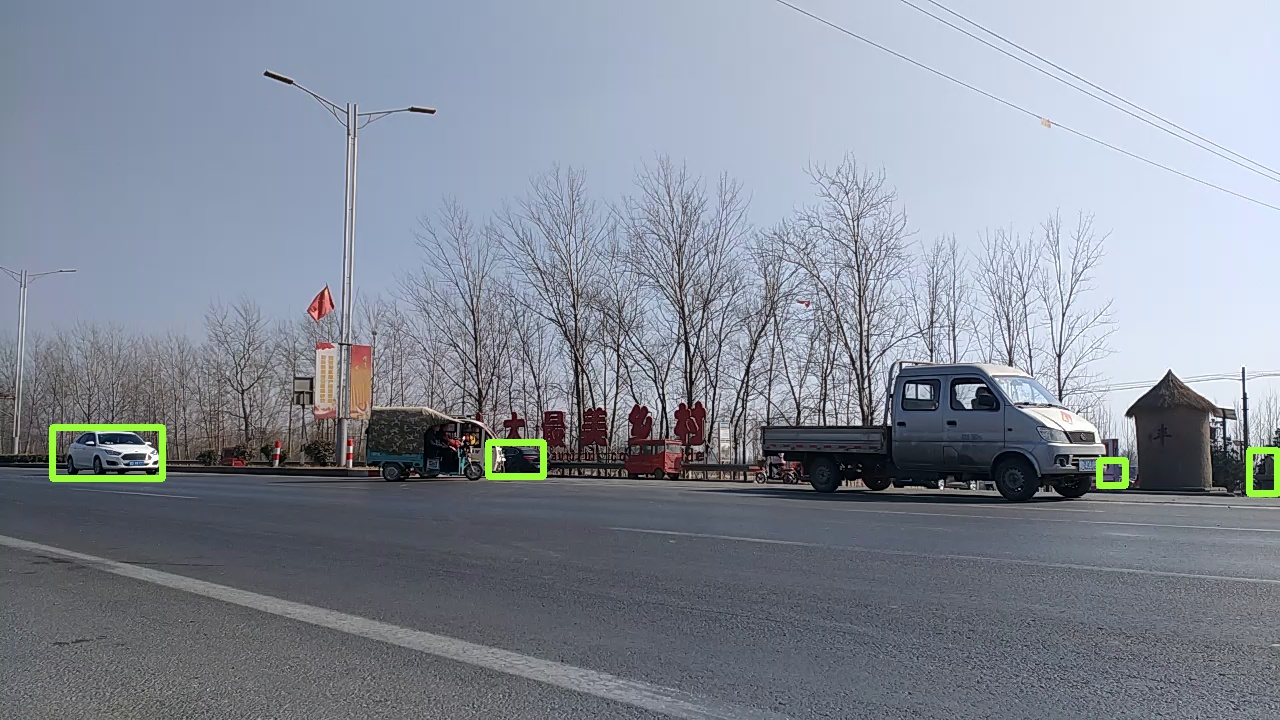
#> input picture image/0.jpg, 1280 x 720 px
$ python -i finemapping.py   (imports and definitions only)   (older library calls are emulated)
#> lines starting #> are read from the running program, lines starting #| are printed output that depends on the picture; after the words box and inside, x2 and y2 are one past the last pixel; in counts of white or black regions, pixels touching at a corner belong together
#> further down, picture is the input picture: shape (720, 1280, 3); mean B, G, R 151.6, 139.2, 132.1
### hyperlpr_py3/deskew.py
#coding=utf-8
import numpy as np
import cv2
import time
from matplotlib import pyplot as plt
import math

from scipy.ndimage import filters
#
# def strokeFiter():
#     pass;

def angle(x,y):
    return int(math.atan2(float(y),float(x))*180.0/3.1415)


def v_rot(img, angel, shape, max_angel):
    size_o = [shape[1],shape[0]]
    size = (shape[1]+ int(shape[0]*np.cos((float(max_angel )/180) * 3.14)),shape[0])
    interval = abs( int( np.sin((float(angel) /180) * 3.14)* shape[0]))
    pts1 = np.float32([[0,0],[0,size_o[1]],[size_o[0],0],[size_o[0],size_o[1]]])
    if(angel>0):
        pts2 = np.float32([[interval,0],[0,size[1]  ],[size[0],0  ],[size[0]-interval,size_o[1]]])
    else:
        pts2 = np.float32([[0,0],[interval,size[1]  ],[size[0]-interval,0  ],[size[0],size_o[1]]])

    M  = cv2.getPerspectiveTransform(pts1,pts2)
    dst = cv2.warpPerspective(img,M,size)
    return dst,M


def skew_detection(image_gray):
    h, w = image_gray.shape[:2]
    eigen = cv2.cornerEigenValsAndVecs(image_gray,12, 5)
    angle_sur = np.zeros(180,np.uint)
    eigen = eigen.reshape(h, w, 3, 2)
    flow = eigen[:,:,2]
    vis = image_gray.copy()
    vis[:] = (192 + np.uint32(vis)) / 2
    d = 12
    points =  np.dstack( np.mgrid[d/2:w:d, d/2:h:d] ).reshape(-1, 2)
    for x, y in points:
        vx, vy = np.int32(flow[int(y), int(x)]*d)
        # cv2.line(rgb, (x-vx, y-vy), (x+vx, y+vy), (0, 355, 0), 1, cv2.LINE_AA)
        ang = angle(vx,vy)
        angle_sur[(ang+180)%180] +=1

    # torr_bin = 30
    angle_sur = angle_sur.astype(np.float)
    angle_sur = (angle_sur-angle_sur.min())/(angle_sur.max()-angle_sur.min())
    angle_sur = filters.gaussian_filter1d(angle_sur,5)
    skew_v_val =  angle_sur[20:180-20].max()
    skew_v = angle_sur[30:180-30].argmax() + 30
    skew_h_A = angle_sur[0:30].max()
    skew_h_B = angle_sur[150:180].max()
    skew_h = 0
    if (skew_h_A > skew_v_val*0.3 or skew_h_B > skew_v_val*0.3):
        if skew_h_A>=skew_h_B:
            skew_h = angle_sur[0:20].argmax()
        else:
            skew_h = - angle_sur[160:180].argmax()
    return skew_h,skew_v


def fastDeskew(image):
    image_gray = cv2.cvtColor(image,cv2.COLOR_BGR2GRAY)
    skew_h,skew_v = skew_detection(image_gray)
    print("校正角度 h ",skew_h,"v",skew_v)
    deskew,M = v_rot(image,int((90-skew_v)*1.5),image.shape,60)
    return deskew,M


# [13 lines that do not run on import are left out]

### hyperlpr_py3/finemapping.py
#coding=utf-8
import cv2
import numpy as np
from . import deskew

def fitLine_ransac(pts,zero_add = 0 ):
    if len(pts)>=2:
        [vx, vy, x, y] = cv2.fitLine(pts, cv2.DIST_HUBER, 0, 0.01, 0.01)
        lefty = int((-x * vy / vx) + y)
        righty = int(((136- x) * vy / vx) + y)
        return lefty+30+zero_add,righty+30+zero_add
    return 0,0


#精定位算法
def findContoursAndDrawBoundingBox(image_rgb):


    line_upper  = [];
    line_lower = [];

    line_experiment = []
    grouped_rects = []
    gray_image = cv2.cvtColor(image_rgb,cv2.COLOR_BGR2GRAY)
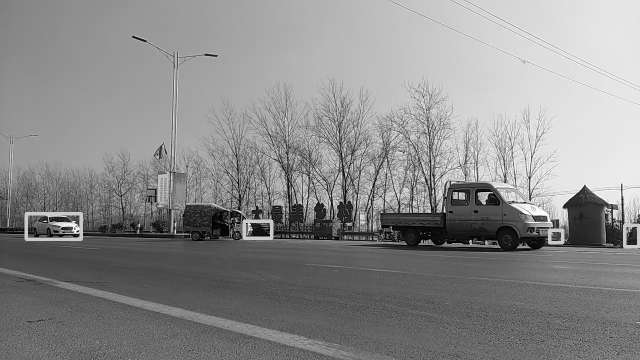
#> gray_image: shape (720, 1280) (shown at 1/2 size); min 0, max 255, mean 138.5

    # for k in np.linspace(-1.5, -0.2,10):
    for k in np.linspace(-50, 0, 15):

        # thresh_niblack = threshold_niblack(gray_image, window_size=21, k=k)
        # binary_niblack = gray_image > thresh_niblack
        # binary_niblack = binary_niblack.astype(np.uint8) * 255

        binary_niblack = cv2.adaptiveThreshold(gray_image,255,cv2.ADAPTIVE_THRESH_MEAN_C,cv2.THRESH_BINARY,17,k)
        # cv2.imshow("image1",binary_niblack)
        # cv2.waitKey(0)
        imagex, contours, hierarchy = cv2.findContours(binary_niblack.copy(),cv2.RETR_EXTERNAL,cv2.CHAIN_APPROX_SIMPLE)
        for contour in contours:
            bdbox = cv2.boundingRect(contour)
            if (bdbox[3]/float(bdbox[2])>0.7 and bdbox[3]*bdbox[2]>100 and bdbox[3]*bdbox[2]<1200) or (bdbox[3]/float(bdbox[2])>3 and bdbox[3]*bdbox[2]<100):
                # cv2.rectangle(rgb,(bdbox[0],bdbox[1]),(bdbox[0]+bdbox[2],bdbox[1]+bdbox[3]),(255,0,0),1)
                line_upper.append([bdbox[0],bdbox[1]])
                line_lower.append([bdbox[0]+bdbox[2],bdbox[1]+bdbox[3]])

                line_experiment.append([bdbox[0],bdbox[1]])
                line_experiment.append([bdbox[0]+bdbox[2],bdbox[1]+bdbox[3]])
#> this loop made 15 passes
#> pass 1, in findContoursAndDrawBoundingBox, `binary_niblack = cv2.adaptiveThreshold(gray_image,255,cv2.ADAPTIVE_THR..`:
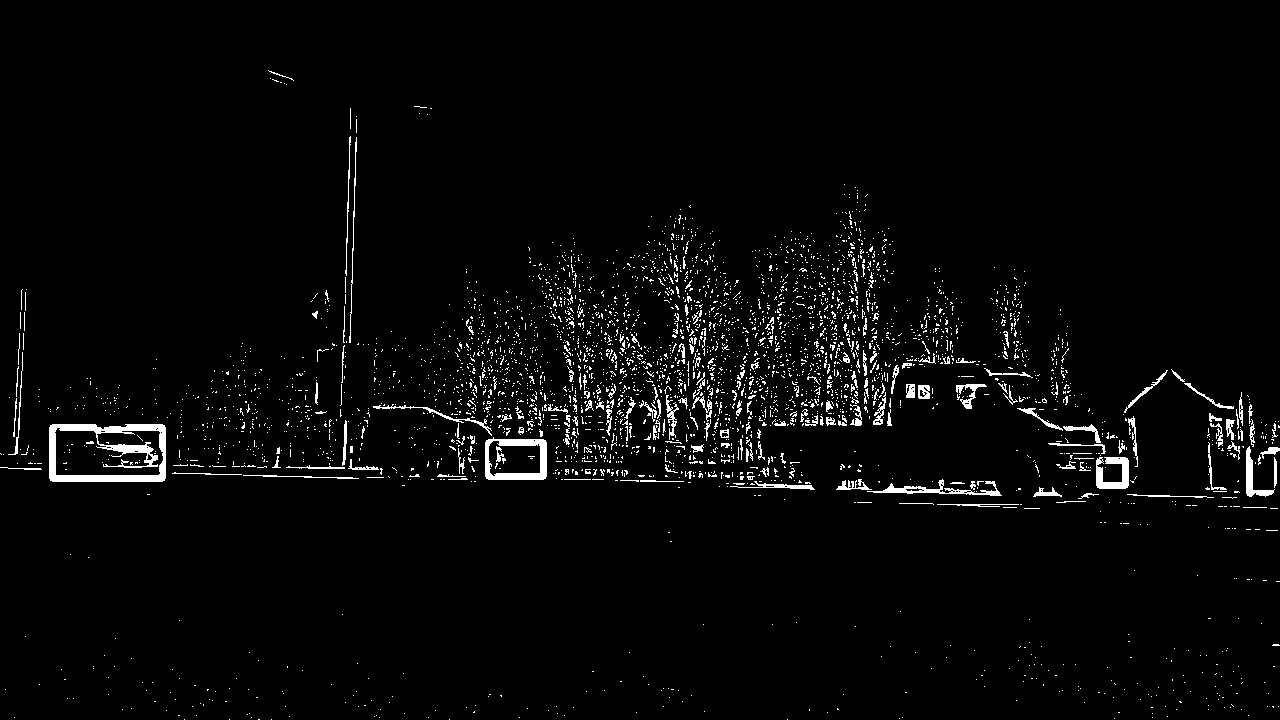
#> binary_niblack: shape (720, 1280); 2.9% white in thin lines or dots
#> pass 3, in findContoursAndDrawBoundingBox, `binary_niblack = cv2.adaptiveThreshold(gray_image,255,cv2.ADAPTIVE_THR..`:
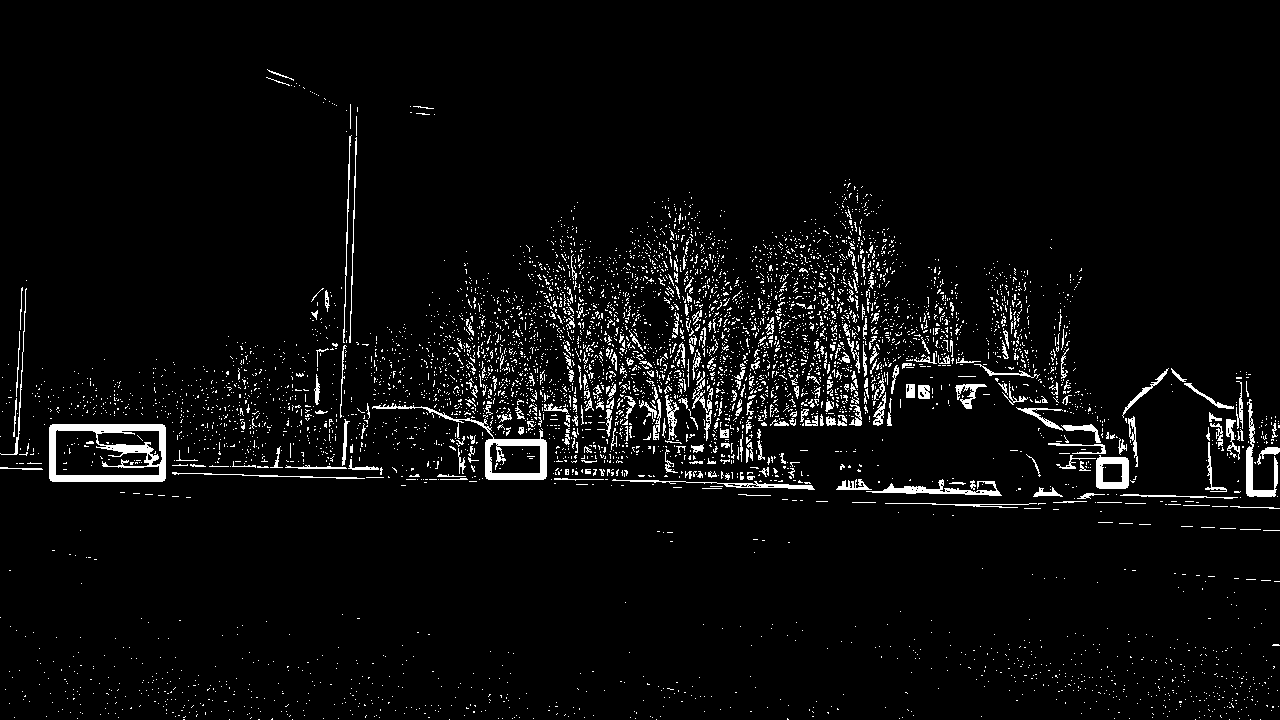
#> binary_niblack: shape (720, 1280); 4.2% white in thin lines or dots
#> after the loop, line_experiment = 14014 pairs, first value 0 to 1280, second value 0 to 720; line_lower = 7007 pairs, first value 1 to 1280, second value 8 to 720; line_upper = 7007 pairs, first value 0 to 1278, second value 0 to 716
                # grouped_rects.append(bdbox)

    rgb = cv2.copyMakeBorder(image_rgb,30,30,0,0,cv2.BORDER_REPLICATE)
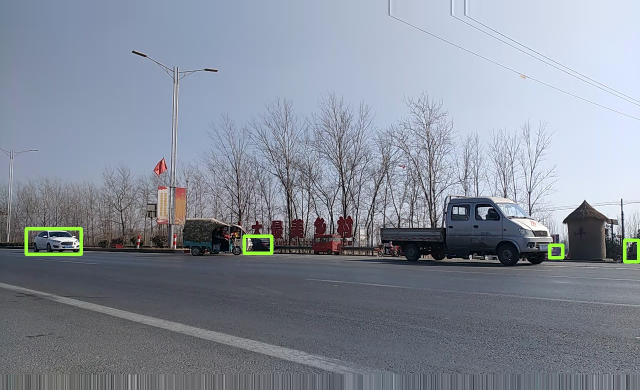
#> rgb: shape (780, 1280, 3) (shown at 1/2 size); mean B, G, R 152.2, 139.7, 132.5
    leftyA, rightyA = fitLine_ransac(np.array(line_lower),3)
#> in fitLine_ransac, `[vx, vy, x, y] = cv2.fitLine(pts, cv2.DIST_HUBER, 0, 0.01, 0.01)`: vx = [0.998]; vy = [-0.0563]; x = [579.7]; y = [365.5]
#> in fitLine_ransac, `lefty = int((-x * vy / vx) + y)`: lefty = 398
#> in fitLine_ransac, `righty = int(((136- x) * vy / vx) + y)`: righty = 390
#> leftyA = 431; rightyA = 423
    rows,cols = rgb.shape[:2]

    # rgb = cv2.line(rgb, (cols - 1, rightyA), (0, leftyA), (0, 0, 255), 1,cv2.LINE_AA)

    leftyB, rightyB = fitLine_ransac(np.array(line_upper),-3)
#> leftyB = 412; rightyB = 403

    rows,cols = rgb.shape[:2]

    # rgb = cv2.line(rgb, (cols - 1, rightyB), (0, leftyB), (0,255, 0), 1,cv2.LINE_AA)
    pts_map1  = np.float32([[cols - 1, rightyA], [0, leftyA],[cols - 1, rightyB], [0, leftyB]])
#> pts_map1 = [[1279, 423], [0, 431], [1279, 403], [0, 412]]
    pts_map2 = np.float32([[136,36],[0,36],[136,0],[0,0]])
    mat = cv2.getPerspectiveTransform(pts_map1,pts_map2)
#> mat = [[0.112, 0, 0], [0.0133, 1.89, -780.6], [4.12e-05, 0, 1]]
    image = cv2.warpPerspective(rgb,mat,(136,36),flags=cv2.INTER_CUBIC)
    image,M = deskew.fastDeskew(image)
#> in fastDeskew, `image_gray = cv2.cvtColor(image,cv2.COLOR_BGR2GRAY)`:
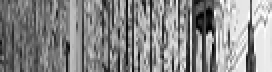
#> image_gray: shape (36, 136) (shown 2 times larger); min 1, max 255, mean 138
#> in skew_detection, `vis[:] = (192 + np.uint32(vis)) / 2`:
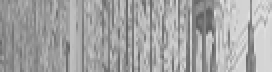
#> vis: shape (36, 136) (shown 2 times larger); min 96, max 223, mean 164.7
#> the loop in skew_detection, `for x, y in points:` made 33 passes
#> (vx, ang) on passes 1 to 8: (-2, -100), (0, -90), (0, -90), (0, -90), (0, -90), (0, -90), (0, -90), (-1, -95)
#> after the loop in skew_detection, `for x, y in points:`: angle_sur = 180 values, max 28 at index 90, min 0 at index 0, mean 0.183
#> in skew_detection, `angle_sur = (angle_sur-angle_sur.min())/(angle_sur.max()-angle_sur.min..`: angle_sur = 180 values, max 1 at index 90, min 0 at index 0, mean 0.00655
#> in skew_detection, `angle_sur = filters.gaussian_filter1d(angle_sur,5)`: angle_sur = 180 values, max 0.0871 at index 90, min 0 at index 0, mean 0.00655
#> in skew_detection, `skew_v_val =  angle_sur[20:180-20].max()`: skew_v_val = 0.0871
#> in skew_detection, `skew_v = angle_sur[30:180-30].argmax() + 30`: skew_v = 90
#> in skew_detection, `skew_h_A = angle_sur[0:30].max()`: skew_h_A = 0
#> in fastDeskew, `skew_h,skew_v = skew_detection(image_gray)`: skew_v = 90
#| 校正角度 h  0 v 90
#> in v_rot, `dst = cv2.warpPerspective(img,M,size)`:
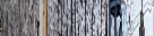
#> dst: shape (36, 154, 3); mean B, G, R 144.3, 137.5, 136.4
#> in fastDeskew, `deskew,M = v_rot(image,int((90-skew_v)*1.5),image.shape,60)`: M = [[1.13, 0, 0], [0, 1, 0], [0, 0, 1]]
#> M = [[1.13, 0, 0], [0, 1, 0], [0, 0, 1]]

    return image

>>> import cv2
>>> picture = cv2.imread('../image/0.jpg')
>>> result = findContoursAndDrawBoundingBox(picture)
